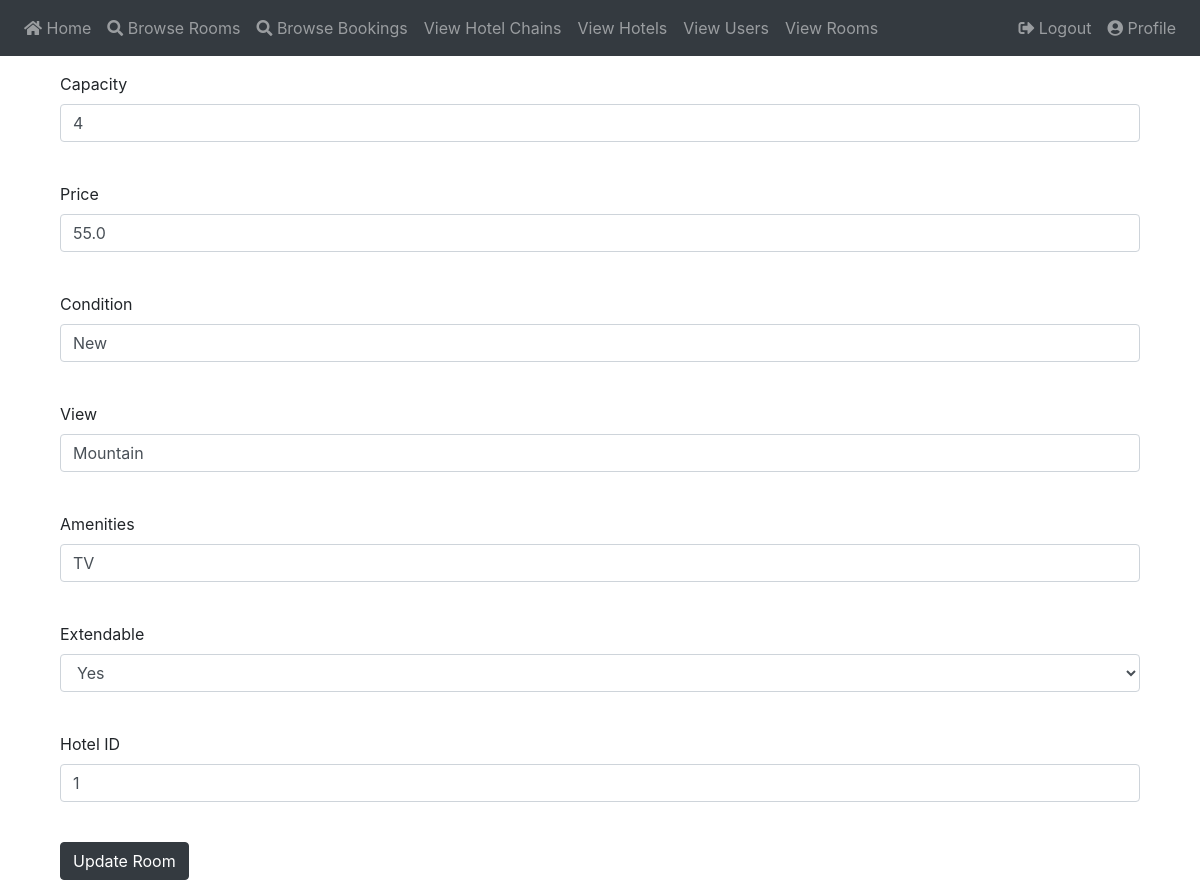
The app's page /edit_room/4 (signed in) with its own data.
### app/models.py (models this page shows)
class Room(db.Model):
    id          = db.Column(db.Integer, primary_key = True)
    capacity    = db.Column(db.Integer, nullable = False)
    price       = db.Column(db.Integer, nullable = False)
    condition   = db.Column(db.String(256), nullable = False)
    view        = db.Column(db.String(256), nullable = False)
    amenities   = db.Column(db.String(256), nullable = False)
    extendable  = db.Column(db.Boolean, nullable = False)
    hotel_id    = db.Column(db.Integer, db.ForeignKey('hotel.id'))

### app/routes.py (the view)
@app.route("/edit_room/<room_id>", methods = ["GET", "POST"])
@login_required
def edit_room(room_id):
    if current_user.priv > 1:
        room = Room.query.get(room_id)
        form = EditRoomForm()
        if form.validate_on_submit():
            room.capacity = form.capacity.data
            room.price = 100 * form.price.data
            room.condition = form.condition.data
            room.view = form.view.data
            room.amenities = form.amenities.data
            room.extendable = form.extendable.data == "Yes"
            room.hotel_id = form.hotel.data
            db.session.commit()
            flash("Modifications have been saved!")
            return redirect(url_for('view_rooms'))
        elif request.method == "GET":
            form.capacity.data = room.capacity
            form.price.data = int(room.price) / 100.00
            form.condition.data = room.condition
            form.view.data = room.view
            form.amenities.data = room.amenities
            form.extendable.data = "Yes" if room.extendable else "No"
            form.hotel.data = room.hotel_id
        return render_template("add_type/room.html", title="Edit Room", form=form, room_id = room_id)
    else:
        return redirect(url_for('view_rooms'))

### app/forms.py (shortened to what this page needs)
class EditRoomForm(FlaskForm):
    capacity = IntegerField("Capacity", validators=[DataRequired()])
    price = FloatField("Price", validators=[DataRequired()])
    condition = StringField("Condition", validators=[DataRequired()])
    view = StringField("View", validators=[DataRequired()])
    amenities = StringField("Amenities", validators=[DataRequired()])
    extendable = SelectField("Extendable", choices=[("Yes", "Yes"), ("No", "No")], validators=[DataRequired()])
    hotel = IntegerField("Hotel ID", validators=[DataRequired()])
    submit = SubmitField('Update Room')

### app/models.py (called while the page is built)
@login.user_loader
def load_user(id):
    return User.query.get(int(id))

### app/templates/add_type/room.html (shortened to what this page needs)
{% extends "base.html" %}
{% block content %}
    {% if form %}
    <div class="container">
        <form action="" method="post">
            <div class="container">
                <p>
                    {{ form.capacity.label }}<br>
                    {{ form.capacity(size=20, class="form-control") }}<br>
                </p>
                <p>
                    {{ form.price.label }}<br>
                    {{ form.price(size=20, class="form-control") }}<br>
                </p>
                <p>
                    {{ form.condition.label }}<br>
                    {{ form.condition(size=20, class="form-control") }}<br>
                </p>
                <p>
                    {{ form.view.label }}<br>
                    {{ form.view(size=20, class="form-control") }}<br>
                </p>
                <p>
                    {{ form.amenities.label }}<br>
                    {{ form.amenities(size=20, class="form-control") }}<br>
                </p>
                <p>
                    {{ form.extendable.label }}<br>
                    {{ form.extendable(class="form-control") }}<br>
                </p>
                <p>
                    {{ form.hotel.label }}<br>
                    {{ form.hotel(size=20, class="form-control") }}<br>
                </p>
                <p>{{ form.submit(class="btn btn-dark") }}</p>
            </div>
        </form>
    </div>
    {% endif %}
{% endblock %}

### records on screen
Room: capacity "4", price "55.0", condition "New", view "Mountain", amenities "TV", extendable "Yes", hotel "1"
